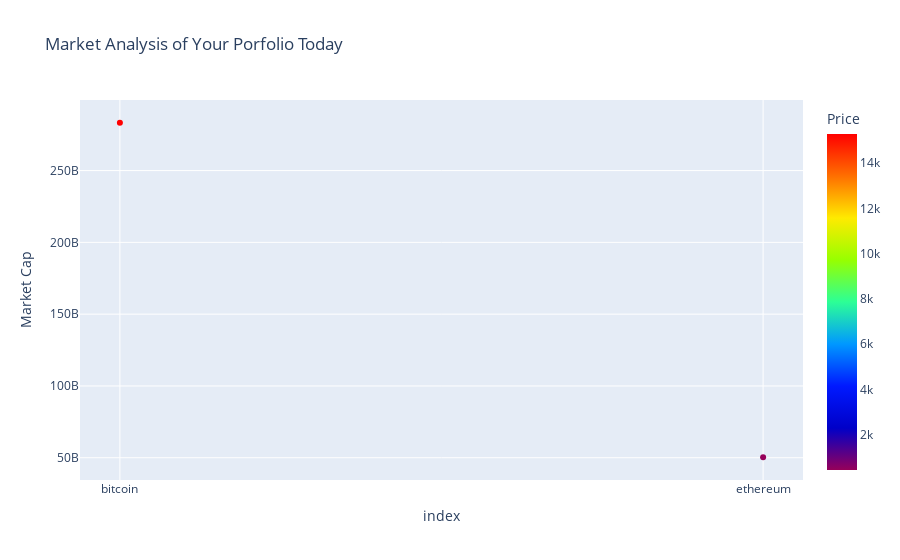

Notebook source saved alongside this figure:
### Code cell
#summary analysis parallel categories plot
summary_analysis_cat_plot = parallel_cat_plot(portfolio_df)
summary_analysis_cat_plot 
#volume change scatter plot
volume_change_df_plot = volume_change_plot(portfolio_df)
volume_change_df_plot
#market cap and price plot 
price_market_cp_df_plot = price_market_cap_plot(portfolio_df)
price_market_cp_df_plot

### Figure 1 — Plotly figure (JSON) as saved in the notebook; plotly's stock layout.template omitted (floating-point values rounded to 4 significant figures)
{"data": [{"hovertemplate": "index=%{x}<br>Market Cap=%{y}<br>Price=%{marker.color}<extra></extra>", "legendgroup": "", "marker": {"color": [15290.0, 444.4], "coloraxis": "coloraxis", "symbol": "circle"}, "mode": "markers", "name": "", "orientation": "v", "showlegend": false, "type": "scatter", "x": ["bitcoin", "ethereum"], "xaxis": "x", "y": [283304138163, 50341564760], "yaxis": "y"}], "layout": {"autosize": true, "coloraxis": {"colorbar": {"title": {"text": "Price"}}, "colorscale": [[0, "rgb(150,0,90)"], [0.125, "rgb(0,0,200)"], [0.25, "rgb(0,25,255)"], [0.375, "rgb(0,152,255)"], [0.5, "rgb(44,255,150)"], [0.625, "rgb(151,255,0)"], [0.75, "rgb(255,234,0)"], [0.875, "rgb(255,111,0)"], [1, "rgb(255,0,0)"]]}, "legend": {"tracegroupgap": 0}, "title": {"text": "Market Analysis of Your Porfolio Today"}, "xaxis": {"anchor": "y", "autorange": true, "domain": [0, 1], "range": [-0.06146, 1.061], "title": {"text": "index"}, "type": "category"}, "yaxis": {"anchor": "x", "autorange": true, "domain": [0, 1], "range": [33280000000.0, 300400000000.0], "title": {"text": "Market Cap"}, "type": "linear"}}}
